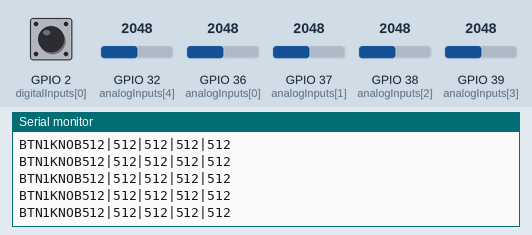
This sketch was run on a simulated ESP32. On the bench: the last lines printed to the serial monitor. Inputs (shaded band) come from the test bench; at power-on: GPIO 38 (analogInputs[2]) = 2048, GPIO 2 (digitalInputs[0]) HIGH, GPIO 32 (analogInputs[4]) = 2048, GPIO 36 (analogInputs[0]) = 2048, GPIO 37 (analogInputs[1]) = 2048, GPIO 39 (analogInputs[3]) = 2048 (analog values on the 0–4095 scale).

Above: at 8.7 s.
8.8 s: GPIO 38 (analogInputs[2]) set to 432
At 9.5 s:
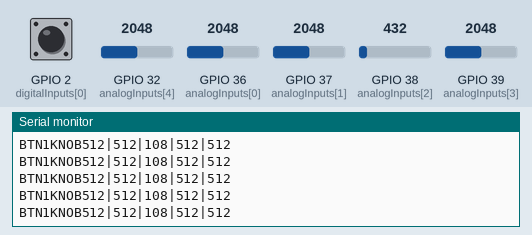
10.3 s: GPIO 38 (analogInputs[2]) set to 368
At 11.4 s:
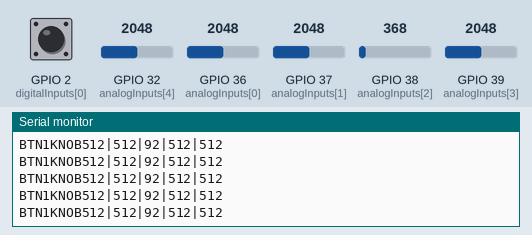
Timing chart, 0 to 13.3 s (numbered marks = the images above; inputs shaded):
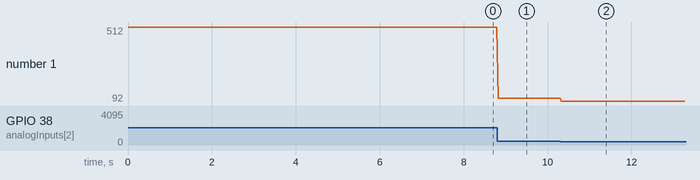

Measured:
- after the input at 8.8 s, the serial monitor: prints a new line at once (image 1)
- after the input at 10.3 s, the serial monitor: prints a new line at once (image 2)
- plotted number 1: 512 → 108 after the input at 8.8 s, 108 → 92 after the input at 10.3 s

The sketch:

Blaudio.ino
```cpp
// OUTDATED!!! ========================

const int KNOB_COUNT = 5;
const int analogInputs[KNOB_COUNT] = {A0,A1,A2,A3,A4};
const int BUTTON_COUNT = 1;
const int digitalInputs[BUTTON_COUNT]= {2};

int knobValues[KNOB_COUNT];
int buttonValues[BUTTON_COUNT];

// Variables for heartbeat
const String heartbeatMessage = "BLAUDIO_HEARTBEAT";
unsigned long lastHeartbeatTime = 0;
const unsigned long heartbeatTimeout = 15000; // 15 seconds

String serialString = "";

void setup()
{
  for (int i = 0; i < KNOB_COUNT; i++)
  {
    pinMode(analogInputs[i], INPUT);
  }

  for (int i = 0; i < BUTTON_COUNT; i++)
  {
    pinMode(digitalInputs[i], INPUT_PULLUP);
  }

  analogReadResolution(10);

  Serial.begin(9600);
}

void loop()
{
  checkHeartbeat();
  checkButtons();
  checkKnobValues();
  pushSerial();
  delay(10);
}

void checkHeartbeat()
{
  if (Serial.available() > 0)
  {
    String incomingString = Serial.readStringUntil('\n');
    if (incomingString == heartbeatMessage)
    {
      // Reset the timer when the heartbeat message is received
      lastHeartbeatTime = millis();
    }
  }
  // Check if the heartbeat timeout has been exceeded
  if (millis() - lastHeartbeatTime > heartbeatTimeout)
  {
    // Serial.end();
    // delay(100);
    // Serial.begin(9600);
    // lastHeartbeatTime = millis();
    ESP.restart();
  }
}

void checkButtons()
{
  for (int i = 0; i < BUTTON_COUNT; i++)
  {
    buttonValues[i] = digitalRead(digitalInputs[i]);
  }
}

void checkKnobValues()
{
  for (int i = 0; i < KNOB_COUNT; i++)
  {
    knobValues[i] = analogRead(analogInputs[i]);
  }
}

void pushSerial()
{
  serialString = String("");
  if(BUTTON_COUNT > 0)
  {
    serialString += String("BTN");
  }
  for (int i = 0; i < BUTTON_COUNT; i++)
  {
    serialString += buttonValues[i];
    if (i < BUTTON_COUNT - 1)
    {
      serialString += String("|");
    }
  }
  if(KNOB_COUNT > 0)
  {
    serialString += String("KNOB");
  }
  for (int i = 0; i < KNOB_COUNT; i++)
  {
    serialString += knobValues[i];
    if (i < KNOB_COUNT - 1)
    {
      serialString += String("|");
    }
  }

  Serial.println(serialString);
}
```
